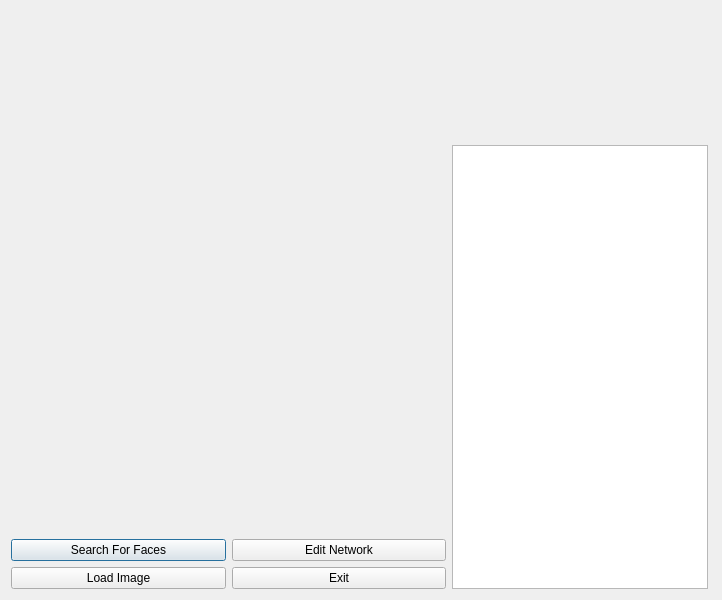
<ui version="4.0" >
 <class>Dialog</class>
 <widget class="QDialog" name="Dialog" >
  <property name="geometry" >
   <rect>
    <x>0</x>
    <y>0</y>
    <width>722</width>
    <height>600</height>
   </rect>
  </property>
  <property name="sizePolicy" >
   <sizepolicy vsizetype="Fixed" hsizetype="Expanding" >
    <horstretch>0</horstretch>
    <verstretch>0</verstretch>
   </sizepolicy>
  </property>
  <property name="windowTitle" >
   <string>Face Detector</string>
  </property>
  <layout class="QGridLayout" >
   <item row="0" column="0" >
    <widget class="QLabel" name="imageToSearch" >
     <property name="sizePolicy" >
      <sizepolicy vsizetype="Fixed" hsizetype="Fixed" >
       <horstretch>0</horstretch>
       <verstretch>0</verstretch>
      </sizepolicy>
     </property>
     <property name="minimumSize" >
      <size>
       <width>435</width>
       <height>400</height>
      </size>
     </property>
     <property name="maximumSize" >
      <size>
       <width>435</width>
       <height>400</height>
      </size>
     </property>
     <property name="text" >
      <string/>
     </property>
     <property name="scaledContents" >
      <bool>true</bool>
     </property>
     <property name="alignment" >
      <set>Qt::AlignCenter</set>
     </property>
    </widget>
   </item>
   <item rowspan="3" row="0" column="1" >
    <layout class="QVBoxLayout" >
     <item>
      <layout class="QHBoxLayout" >
       <item>
        <spacer>
         <property name="orientation" >
          <enum>Qt::Horizontal</enum>
         </property>
         <property name="sizeHint" >
          <size>
           <width>40</width>
           <height>20</height>
          </size>
         </property>
        </spacer>
       </item>
       <item>
        <widget class="QLabel" name="preview" >
         <property name="sizePolicy" >
          <sizepolicy vsizetype="Expanding" hsizetype="Preferred" >
           <horstretch>0</horstretch>
           <verstretch>0</verstretch>
          </sizepolicy>
         </property>
         <property name="minimumSize" >
          <size>
           <width>128</width>
           <height>128</height>
          </size>
         </property>
         <property name="maximumSize" >
          <size>
           <width>128</width>
           <height>128</height>
          </size>
         </property>
         <property name="text" >
          <string/>
         </property>
         <property name="scaledContents" >
          <bool>true</bool>
         </property>
        </widget>
       </item>
       <item>
        <spacer>
         <property name="orientation" >
          <enum>Qt::Horizontal</enum>
         </property>
         <property name="sizeHint" >
          <size>
           <width>40</width>
           <height>20</height>
          </size>
         </property>
        </spacer>
       </item>
      </layout>
     </item>
     <item>
      <widget class="QListWidget" name="listMatches" >
       <property name="sizePolicy" >
        <sizepolicy vsizetype="Expanding" hsizetype="Maximum" >
         <horstretch>0</horstretch>
         <verstretch>3</verstretch>
        </sizepolicy>
       </property>
      </widget>
     </item>
    </layout>
   </item>
   <item row="1" column="0" >
    <spacer>
     <property name="orientation" >
      <enum>Qt::Vertical</enum>
     </property>
     <property name="sizeType" >
      <enum>QSizePolicy::Minimum</enum>
     </property>
     <property name="sizeHint" >
      <size>
       <width>433</width>
       <height>40</height>
      </size>
     </property>
    </spacer>
   </item>
   <item row="2" column="0" >
    <layout class="QVBoxLayout" >
     <item>
      <layout class="QHBoxLayout" >
       <item>
        <widget class="QPushButton" name="pushSearch" >
         <property name="text" >
          <string>Search For Faces</string>
         </property>
        </widget>
       </item>
       <item>
        <widget class="QPushButton" name="pushEditNet" >
         <property name="text" >
          <string>Edit Network</string>
         </property>
        </widget>
       </item>
      </layout>
     </item>
     <item>
      <layout class="QHBoxLayout" >
       <item>
        <widget class="QPushButton" name="pushLoad" >
         <property name="text" >
          <string>Load Image</string>
         </property>
        </widget>
       </item>
       <item>
        <widget class="QPushButton" name="pushExit" >
         <property name="text" >
          <string>Exit</string>
         </property>
        </widget>
       </item>
      </layout>
     </item>
    </layout>
   </item>
  </layout>
 </widget>
 <resources/>
 <connections>
  <connection>
   <sender>pushExit</sender>
   <signal>clicked()</signal>
   <receiver>Dialog</receiver>
   <slot>close()</slot>
   <hints>
    <hint type="sourcelabel" >
     <x>375</x>
     <y>507</y>
    </hint>
    <hint type="destinationlabel" >
     <x>394</x>
     <y>452</y>
    </hint>
   </hints>
  </connection>
 </connections>
</ui>
